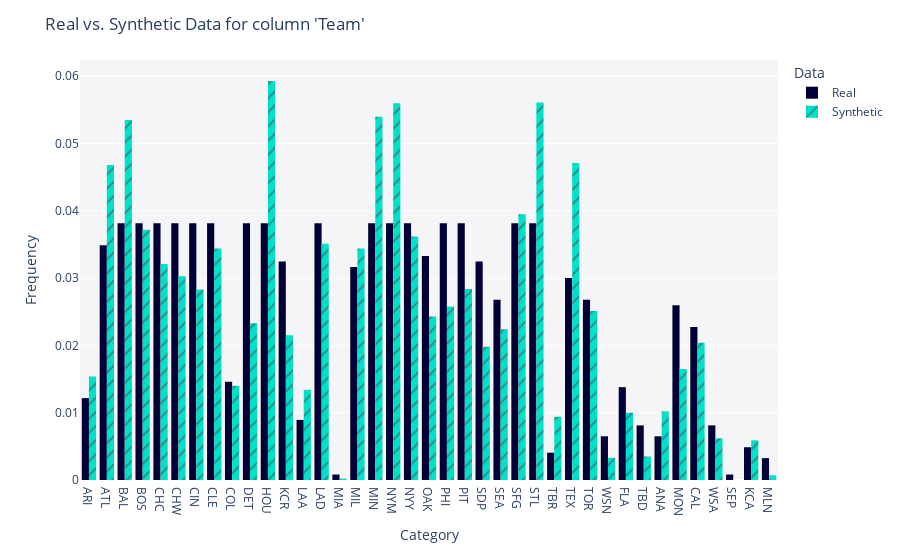
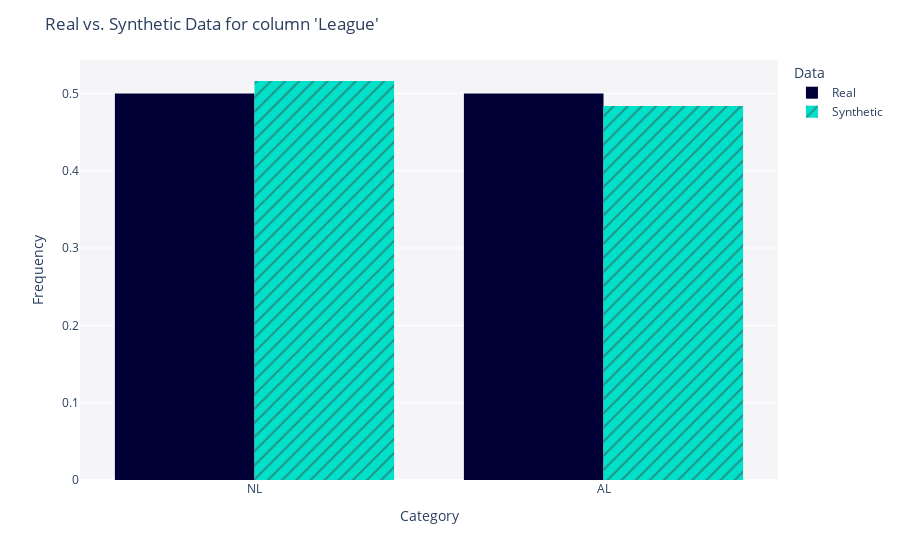
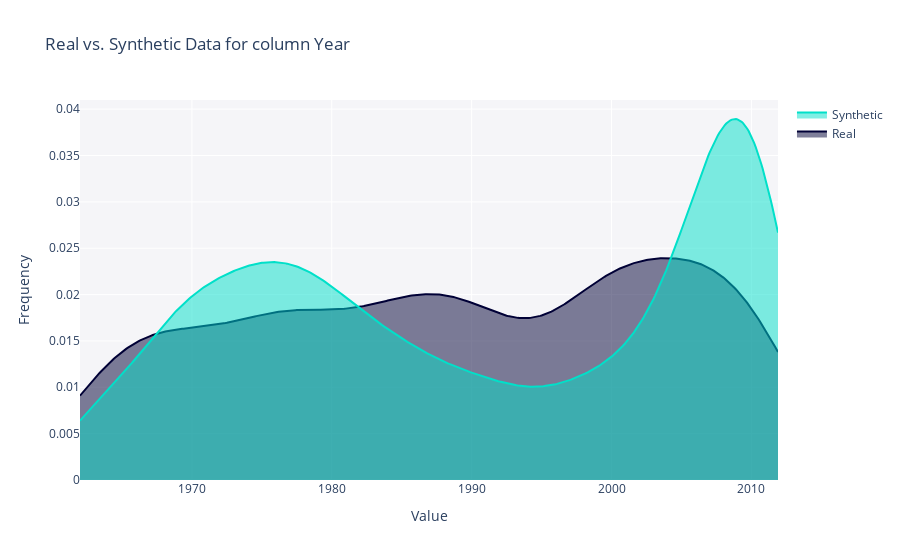

These figures' notebook cell, in order:
### Code cell
for col in data_real.columns:
    fig = utils.get_column_plot(
        real_data=data_real,
        synthetic_data=data_synth,
        column_name=col,
        metadata=table_metadata.to_dict(),
    )
    fig.show()

### Figure 1 — Plotly figure (JSON) as saved in the notebook; plotly's stock layout.template omitted (floating-point values rounded to 4 significant figures; data arrays with more than 128 entries replaced by an {"elided": "..."} marker saying what was removed)
{"data": [{"alignmentgroup": "True", "bingroup": "x", "histnorm": "probability density", "hovertemplate": "<b>Real</b><br>Frequency: %{y}<extra></extra>", "legendgroup": "Real", "marker": {"color": "#000036", "pattern": {"shape": ""}}, "name": "Real", "offsetgroup": "Real", "orientation": "v", "showlegend": true, "type": "histogram", "x": {"elided": "1232 str values"}, "xaxis": "x", "yaxis": "y"}, {"alignmentgroup": "True", "bingroup": "x", "histnorm": "probability density", "hovertemplate": "<b>Synthetic</b><br>Frequency: %{y}<extra></extra>", "legendgroup": "Synthetic", "marker": {"color": "#01E0C9", "pattern": {"shape": "/"}}, "name": "Synthetic", "offsetgroup": "Synthetic", "orientation": "v", "showlegend": true, "type": "histogram", "x": {"elided": "10000 str values"}, "xaxis": "x", "yaxis": "y"}], "layout": {"barmode": "group", "legend": {"title": {"text": "Data"}, "tracegroupgap": 0}, "margin": {"t": 60}, "plot_bgcolor": "#F5F5F8", "title": {"text": "Real vs. Synthetic Data for column 'Team'"}, "xaxis": {"anchor": "y", "domain": [0, 1], "title": {"text": "Category"}}, "yaxis": {"anchor": "x", "domain": [0, 1], "title": {"text": "Frequency"}}}}

### Figure 2 — Plotly figure (JSON) as saved in the notebook; plotly's stock layout.template omitted (floating-point values rounded to 4 significant figures; data arrays with more than 128 entries replaced by an {"elided": "..."} marker saying what was removed)
{"data": [{"alignmentgroup": "True", "bingroup": "x", "histnorm": "probability density", "hovertemplate": "<b>Real</b><br>Frequency: %{y}<extra></extra>", "legendgroup": "Real", "marker": {"color": "#000036", "pattern": {"shape": ""}}, "name": "Real", "offsetgroup": "Real", "orientation": "v", "showlegend": true, "type": "histogram", "x": {"elided": "1232 str values"}, "xaxis": "x", "yaxis": "y"}, {"alignmentgroup": "True", "bingroup": "x", "histnorm": "probability density", "hovertemplate": "<b>Synthetic</b><br>Frequency: %{y}<extra></extra>", "legendgroup": "Synthetic", "marker": {"color": "#01E0C9", "pattern": {"shape": "/"}}, "name": "Synthetic", "offsetgroup": "Synthetic", "orientation": "v", "showlegend": true, "type": "histogram", "x": {"elided": "10000 str values"}, "xaxis": "x", "yaxis": "y"}], "layout": {"barmode": "group", "legend": {"title": {"text": "Data"}, "tracegroupgap": 0}, "margin": {"t": 60}, "plot_bgcolor": "#F5F5F8", "title": {"text": "Real vs. Synthetic Data for column 'League'"}, "xaxis": {"anchor": "y", "domain": [0, 1], "title": {"text": "Category"}}, "yaxis": {"anchor": "x", "domain": [0, 1], "title": {"text": "Frequency"}}}}

### Figure 3 — Plotly figure (JSON) as saved in the notebook; plotly's stock layout.template omitted (floating-point values rounded to 4 significant figures; data arrays with more than 128 entries replaced by an {"elided": "..."} marker saying what was removed)
{"data": [{"fill": "tozeroy", "hovertemplate": "<b>Real</b><br>Value: %{x}<br>Frequency: %{y}<extra></extra>", "legendgroup": "Real", "marker": {"color": "#000036"}, "mode": "lines", "name": "Real", "showlegend": true, "type": "scatter", "x": {"elided": "500 float values"}, "xaxis": "x", "y": {"elided": "500 float values"}, "yaxis": "y"}, {"fill": "tozeroy", "hovertemplate": "<b>Synthetic</b><br>Value: %{x}<br>Frequency: %{y}<extra></extra>", "legendgroup": "Synthetic", "marker": {"color": "#01E0C9"}, "mode": "lines", "name": "Synthetic", "showlegend": true, "type": "scatter", "x": {"elided": "500 float values"}, "xaxis": "x", "y": {"elided": "500 float values"}, "yaxis": "y"}], "layout": {"barmode": "overlay", "hovermode": "closest", "legend": {"traceorder": "reversed"}, "plot_bgcolor": "#F5F5F8", "title": {"text": "Real vs. Synthetic Data for column Year"}, "xaxis": {"anchor": "y2", "domain": [0, 1], "title": {"text": "Value"}, "zeroline": false}, "yaxis": {"anchor": "free", "domain": [0, 1], "position": 0, "title": {"text": "Frequency"}}}}
